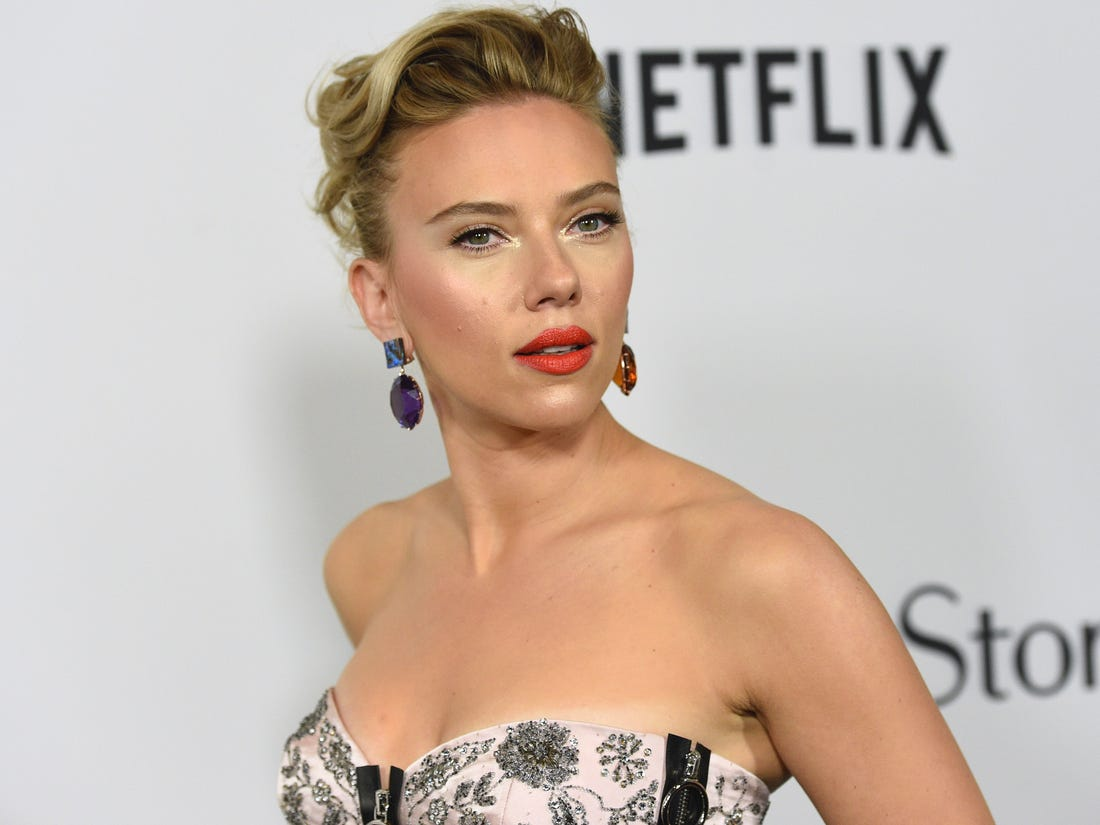
#> input picture Scarlett.jpg, 1100 x 825 px
$ python L19_ErosionDilation.py
#> lines starting #> are read from the running program, lines starting #| are printed output that depends on the picture; after the words box and inside, x2 and y2 are one past the last pixel; in counts of white or black regions, pixels touching at a corner belong together
#> further down, img is the input picture: shape (825, 1100, 3); mean B, G, R 175.5, 185.5, 200.8
import cv2 as cv
import numpy as np
from matplotlib import pyplot as plt

# [69 lines left out: functions erosion, dilation, opening, not called in this run]

def closing(img):
    gray = cv.cvtColor(img, cv.COLOR_BGR2GRAY)
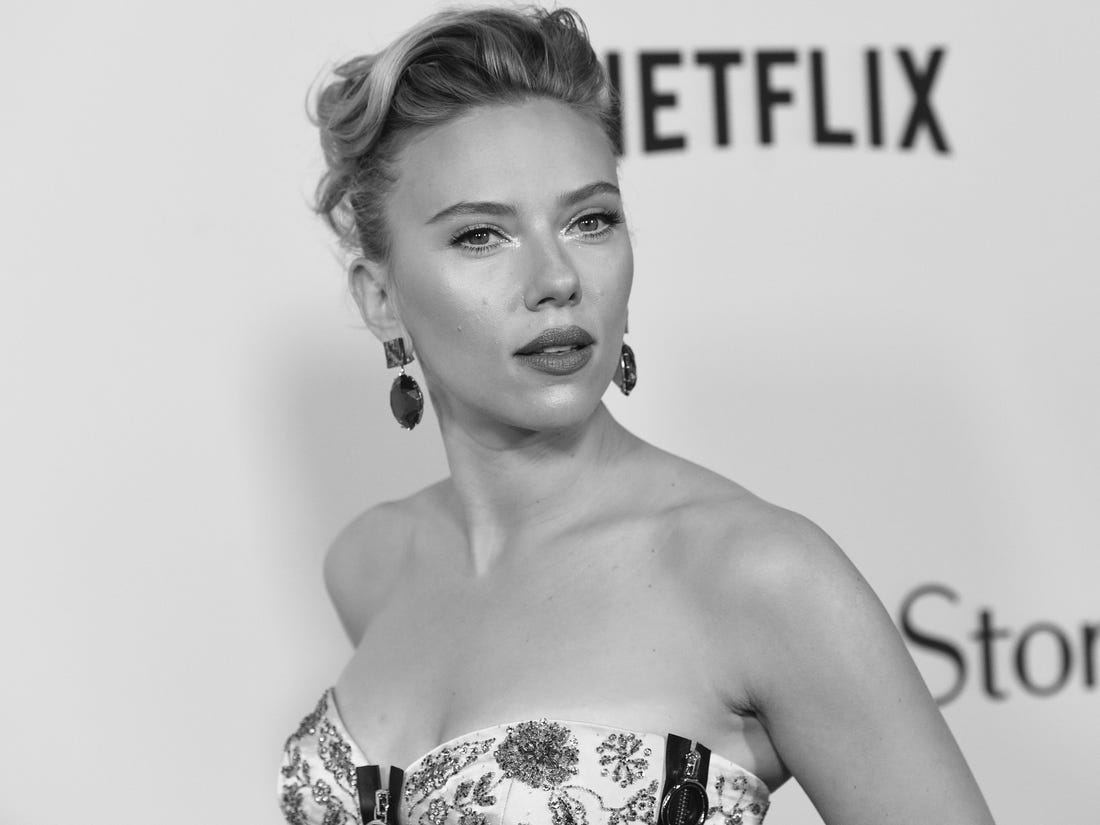
#> gray: shape (825, 1100); min 0, max 255, mean 188.9
    ret, thresh = cv.threshold(gray, 127, 255, cv.THRESH_BINARY + cv.THRESH_OTSU)
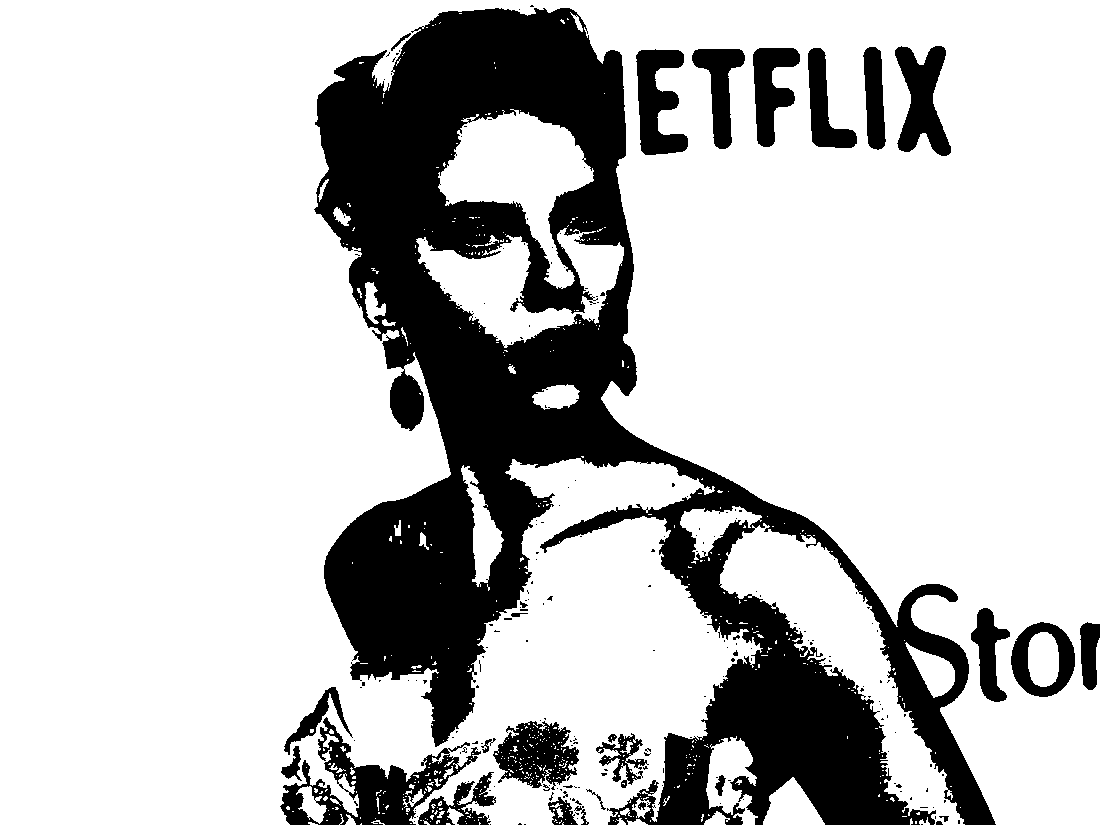
#> thresh: shape (825, 1100); 76.6% white; 219 black regions (188 under 20 px), largest, box (x1, y1, x2, y2) and area: (314, 8, 996, 825) 174676, (280, 717, 481, 825) 7101, (493, 721, 579, 790) 3583
#> ret = 166

    kernel3 = np.ones((3, 3), np.uint8)
    closing3 = cv.morphologyEx(thresh, cv.MORPH_CLOSE, kernel3)
#> closing3: shape (825, 1100); 77.3% white; 123 black regions (53 under 20 px), largest, box (x1, y1, x2, y2) and area: (315, 8, 995, 825) 169989, (351, 755, 452, 825) 3522, (895, 46, 951, 156) 3520

    kernel5 = np.ones((5, 5), np.uint8)
    closing5 = cv.morphologyEx(thresh, cv.MORPH_CLOSE, kernel5)
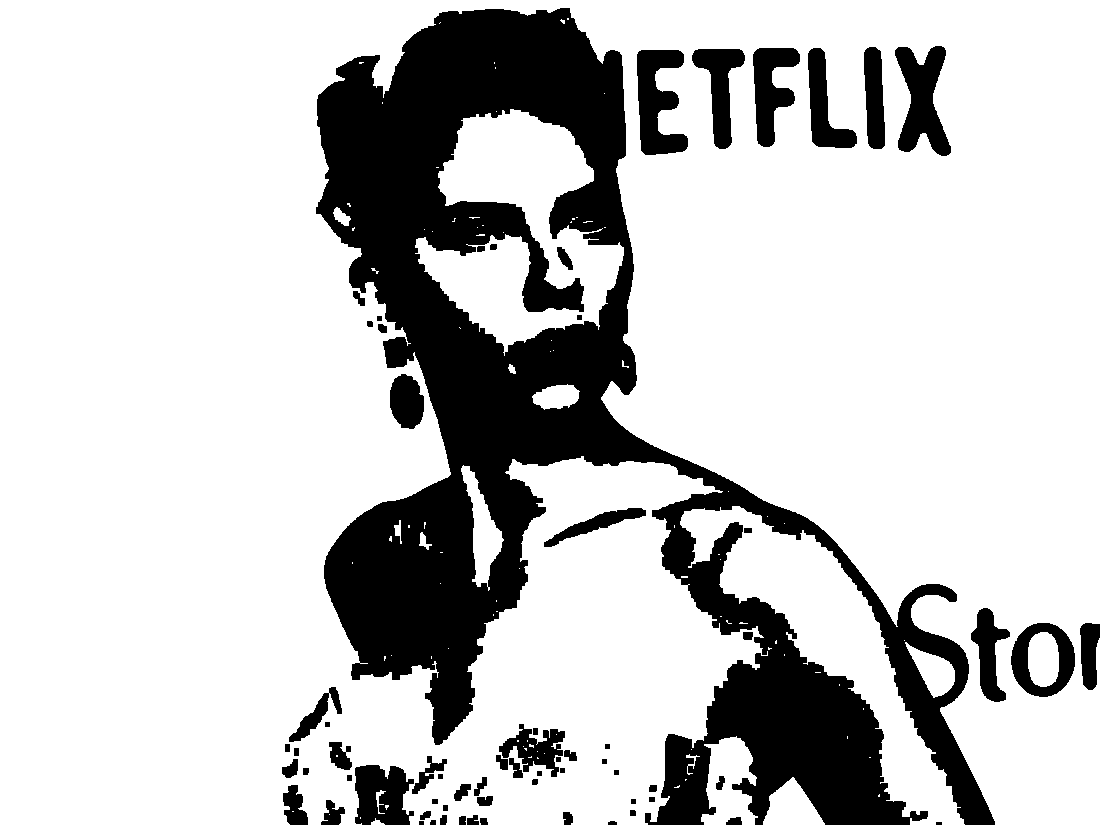
#> closing5: shape (825, 1100); 78.1% white; 68 black regions (1 under 20 px), largest, box (x1, y1, x2, y2) and area: (316, 8, 995, 825) 165054, (895, 46, 951, 156) 3520, (637, 50, 688, 155) 3320

    kernel7 = np.ones((27, 27), np.uint8)
    closing7 = cv.morphologyEx(thresh, cv.MORPH_CLOSE, kernel7)
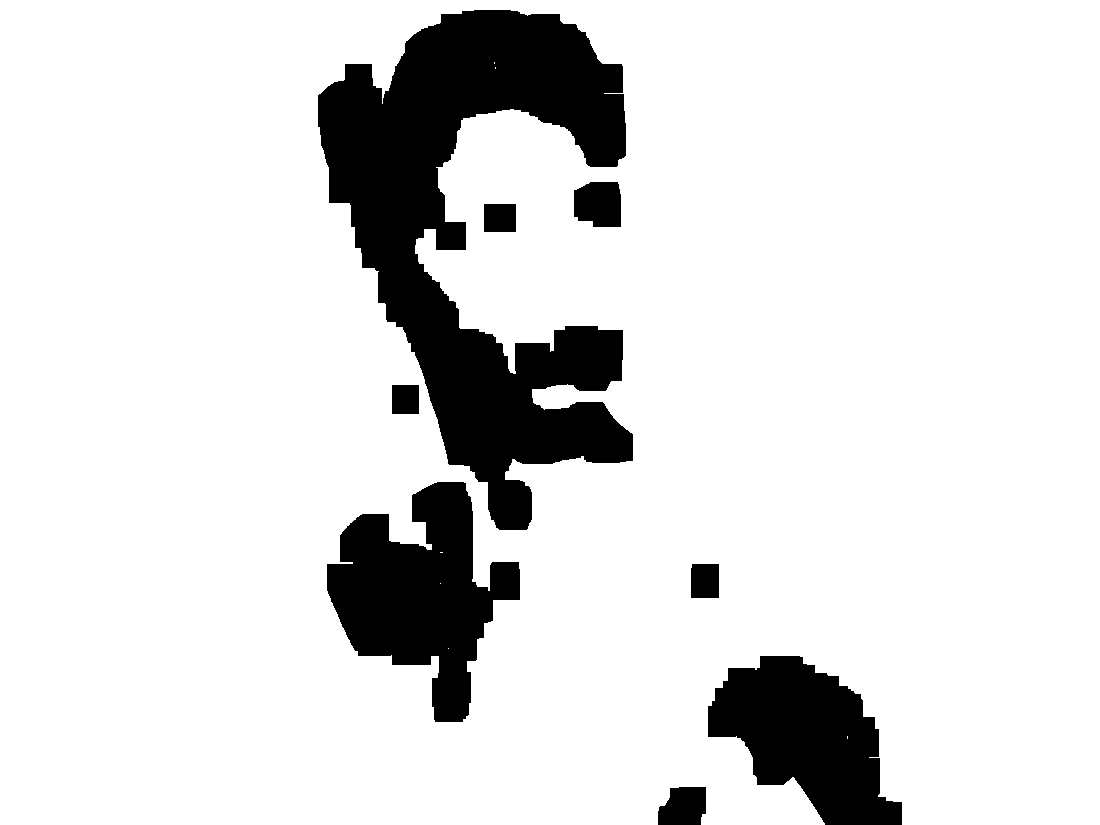
#> closing7: shape (825, 1100); 86.6% white; 8 black regions, largest, box (x1, y1, x2, y2) and area: (318, 10, 633, 530) 72091, (327, 482, 520, 722) 24230, (708, 656, 902, 825) 19657

    titles = ['original', 'dilation 3*3', 'dilation 5*5', 'dilation 7*7']
    imgs = [thresh, closing3, closing5, closing7]

    for i in range(4):
        plt.subplot(1, 4, i + 1)
        plt.imshow(imgs[i], 'gray')
        plt.title(titles[i])
        plt.xticks([]), plt.yticks([])
    plt.show()

img = cv.imread('Scarlett.jpg')
# erosion(img)
# dilation(img)
# opening(img)
closing(img)
cv.waitKey(0)
cv.destroyAllWindows()
